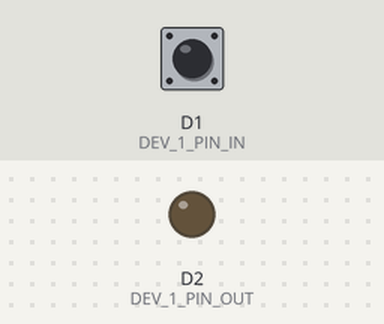
A program run on a simulated ESP8266 (NodeMCU). Parts: output pins drawn as LEDs (lit = HIGH). Inputs (shaded band) come from the test bench; at power-on: D1 (DEV_1_PIN_IN) HIGH. WiFi joins after 1.5 s; servers stay silent unless stated.

Above: at 0.1 s.
At 4.6 s:
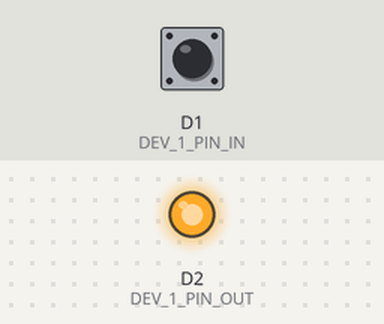
Timing chart, 0 to 6.1 s (numbered marks = the images above):
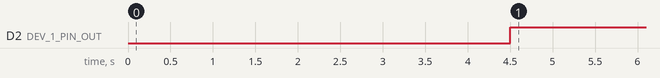

Measured:
- by itself, D2 (DEV_1_PIN_OUT): LOW → HIGH at 4.5 s

The program:

main.cpp
```cpp
#include <ESP8266WiFi.h>
#include <WiFiUdp.h>
#include "AppContext.h"
#include "Device.h"
#include "Common.h"

void setup()
{
  //Serial.begin(9600);
  //Serial.println();

  // APP CONTEXT
  AppContext* pAppContext = AppContext::getInstance();
  pAppContext->setChipId(ESP.getChipId());
  // DISCONECT WIFI
  WiFi.disconnect();

  // SETUP DEVICE
  pAppContext->setupDevice();

  pAppContext->connectWifi();

  pAppContext->initUdp();
  delay(3000);
}

void loop()
{
  AppContext* pAppContext = AppContext::getInstance();
  pAppContext->setDelayTime(200);
  // WiFiUDP* pUdp = pAppContext->getUdp();

  // update HARDWARE status
  pAppContext->checkHardWareChanged();

  pAppContext->checkUdpCommand();

  // update SOFTWARE status
  if (WiFi.status() != WL_CONNECTED)
  {
    pAppContext->connectWifi();
    // pUdp->flush();
    // delay(500);
    // return;
  }

  delay(pAppContext->getDelayTime());
}
```

AppContext.h
```cpp
#ifndef APP_CONTEXT_H
#define APP_CONTEXT_H

#include <ESP8266WiFi.h>
#include <WiFiUdp.h>

#include "Common.h"
#include "Device.h"

class AppContext
{
    char incomingPacket[255];
    static AppContext *pInstance;
    IPAddress mServerIP;
    uint16_t mServerPort;

    String mStatusMessage;

    unsigned char mNumberOfDevices;

    unsigned char mNumberOfReconnect;

private:
    AppContext();

public:
    int32_t mChipId;
    WiFiUDP mUdp;

    unsigned int mDelayTime;

    stDevice *mDeviceList[MAX_DEVICE];

public:
    static AppContext *getInstance();

    int32_t getChipId();
    void setChipId(int32_t);

    WiFiUDP *getUdp();
    void initUdp();

    unsigned int getDelayTime();
    void setDelayTime(unsigned int);

    void setupDevice();

    void checkHardWareChanged();
    void checkUdpCommand();

    void updateStatusMessage();

    void sendUDP(const char *);
    void sendUDP();

    void registerDevice(stDevice *);

    void connectWifi();
};

#endif
```

Common.h
```cpp
#ifndef COMMON_H
#define COMMON_H


// config board
#define ONE_RELAY

#ifdef ONE_RELAY

#define DEV_1_NAME '1'
#define DEV_1_PIN_IN D1
#define DEV_1_PIN_OUT D2

#define ENABLE_DEV_1

#define OUTPUT_ON HIGH
#define OUTPUT_OFF LOW
#endif

// config board
#ifdef NORMALBOARD

#define DEV_1_NAME '1'
#define DEV_1_PIN_IN D1
#define DEV_1_PIN_OUT D3

#define DEV_2_NAME '2'
#define DEV_2_PIN_IN D2
#define DEV_2_PIN_OUT D4

#define DEV_3_NAME '3'
#define DEV_3_PIN_IN D5
#define DEV_3_PIN_OUT D0

#define DEV_4_NAME '4'
#define DEV_4_PIN_IN D6
#define DEV_4_PIN_OUT D7

#define ENABLE_DEV_1
#define ENABLE_DEV_2
#define ENABLE_DEV_3
#define ENABLE_DEV_4

#define OUTPUT_ON LOW
#define OUTPUT_OFF HIGH
#endif


// config common
#define MAX_DEVICE 4
#define UDP_PORT 8888

#define ssid "Thong"
#define password "88888888"

#endif
```

Device.h
```cpp
#ifndef DEVICE_H
#define DEVICE_H

#include <ESP8266WiFi.h>
#include <WiFiUdp.h>

class stDevice
{
public:
  char dev_pinIn;
  char dev_pinOut;
  char currentPinIn;
  char dev_Name[16];
  int32_t timePinInChanged;

public:
  stDevice(char devName, char _pinIn, char _pinOut);

  void checkHardWareChanged();

  void checkUdpCommand(const char *cmd);

  char isTurnON();
  char readPinIN();

  void turnON();
  void turnOFF();

  String generateUpdCommand();
};

#endif
```

AppContext.cpp
```cpp
#include "AppContext.h"

AppContext *AppContext::pInstance = NULL;

AppContext::AppContext()
{
    mNumberOfDevices = 0;
    mNumberOfReconnect = 0;
}

AppContext *AppContext::getInstance()
{
    if (pInstance == NULL)
    {
        pInstance = new AppContext();
    }
    return pInstance;
}

void AppContext::setChipId(int32_t chipId)
{
    mChipId = chipId;
}

int32_t AppContext::getChipId()
{
    return mChipId;
}

WiFiUDP *AppContext::getUdp()
{
    return &mUdp;
}

void AppContext::initUdp()
{
    mUdp.begin(UDP_PORT);
}

unsigned int AppContext::getDelayTime()
{
    return mDelayTime;
}

void AppContext::setDelayTime(unsigned int value)
{
    mDelayTime = value;
}

void AppContext::setupDevice()
{
#if defined(ENABLE_DEV_1)
    new stDevice(DEV_1_NAME, DEV_1_PIN_IN, DEV_1_PIN_OUT);
#endif

#if defined(ENABLE_DEV_2)
    new stDevice(DEV_2_NAME, DEV_2_PIN_IN, DEV_2_PIN_OUT);
#endif

#if defined(ENABLE_DEV_3)
    new stDevice(DEV_3_NAME, DEV_3_PIN_IN, DEV_3_PIN_OUT);
#endif

#if defined(ENABLE_DEV_4)
    new stDevice(DEV_4_NAME, DEV_4_PIN_IN, DEV_4_PIN_OUT);
#endif
}

void AppContext::checkHardWareChanged()
{
    for (char i = 0; i < mNumberOfDevices; i++)
    {
        mDeviceList[i]->checkHardWareChanged();
    }
}

void AppContext::checkUdpCommand()
{
    // Handle command
    int packetSize = mUdp.parsePacket();
    if (packetSize <= 0)
        return;
    // receive incoming UDP packets
    //Serial.printf("Received %d bytes from %s, port %d\n", packetSize, mUdp.remoteIP().toString().c_str(), mUdp.remotePort());

    int len = mUdp.read(incomingPacket, sizeof(incomingPacket));
    if (len <= 0)
        return;

    incomingPacket[len] = 0;

    //Serial.printf("UDP packet contents: %s\n", incomingPacket);

    if (!strcmp(incomingPacket, "get"))
    {
        mServerIP = mUdp.remoteIP();
        mServerPort = mUdp.remotePort();
        updateStatusMessage();
        return;
    }

    for (int i = 0; i < mNumberOfDevices; i++)
    {
        mDeviceList[i]->checkUdpCommand(incomingPacket);
    }
}

void AppContext::sendUDP(const char *msg)
{
    mUdp.beginPacket(mServerIP, mServerPort);
    mUdp.write(msg);
    mUdp.endPacket();
}

void AppContext::sendUDP()
{
    sendUDP(mStatusMessage.c_str());
}

void AppContext::updateStatusMessage()
{
    mStatusMessage.clear();

    for (char i = 0; i < mNumberOfDevices; i++)
    {
        mStatusMessage += mDeviceList[i]->generateUpdCommand();
        mStatusMessage += '\n';
    }

    sendUDP(mStatusMessage.c_str());
}

void AppContext::registerDevice(stDevice *pDevice)
{
    if (mNumberOfDevices < MAX_DEVICE)
    {
        mDeviceList[mNumberOfDevices++] = pDevice;
        updateStatusMessage();
    }
}

void AppContext::connectWifi()
{
    //Serial.printf("Connecting to %s ", ssid);
    WiFi.begin(ssid, password);
    while (WiFi.status() != WL_CONNECTED)
    {
        delay(500);
        //Serial.println("reconnect...");
    }

    //Serial.println("");
    //Serial.println("WiFi connected");
    //Serial.print("IP address: ");
    //Serial.println(WiFi.localIP());
}
```

Device.cpp
```cpp
#include "Device.h"
#include "AppContext.h"
#include "Common.h"

ICACHE_RAM_ATTR void interruptFunction()
{
    // update HARDWARE status
    AppContext *pAppContext = AppContext::getInstance();
    pAppContext->checkHardWareChanged();
    //Serial.println("INTERRUPT");
}

stDevice::stDevice(char devName, char _pinIn, char _pinOut)
{
    dev_pinIn = _pinIn;
    dev_pinOut = _pinOut;
    timePinInChanged = millis();

    currentPinIn = readPinIN();

    memset(dev_Name, 0, sizeof(dev_Name));
    int32_t chipId = AppContext::getInstance()->getChipId();
    sprintf(dev_Name, "%d_%c", chipId, devName);

    pinMode(dev_pinOut, OUTPUT);
    pinMode(dev_pinIn, INPUT_PULLUP);

    turnOFF();

    AppContext::getInstance()->registerDevice(this);

    attachInterrupt(digitalPinToInterrupt(_pinIn), interruptFunction, CHANGE);
}

void stDevice::checkHardWareChanged()
{
    int32_t now = millis();

    if (currentPinIn == readPinIN())
    {
        timePinInChanged = now;
    }
    else if (now - timePinInChanged > 200)
    {
        currentPinIn = readPinIN();
        isTurnON() ? turnOFF() : turnON();
    }
}

void stDevice::checkUdpCommand(const char *cmd)
{
    char parseCmd_Dev_Name[16];
    char parseCmd_OnOff[8];

    memset(parseCmd_Dev_Name, 0, sizeof(parseCmd_Dev_Name));
    memset(parseCmd_OnOff, 0, sizeof(parseCmd_OnOff));

    sscanf(cmd, "%s %s", parseCmd_Dev_Name, parseCmd_OnOff);

    if (strcmp(parseCmd_Dev_Name, dev_Name))
    {
        return;
    }

    parseCmd_OnOff[0] == '1' ? turnON() : turnOFF();
}

String stDevice::generateUpdCommand()
{
    String ret;

    ret += "upd ";
    ret += dev_Name;
    ret += ' ';
    ret += isTurnON() ? '1' : '0';

    return ret;
}

void stDevice::turnON()
{
    digitalWrite(dev_pinOut, OUTPUT_ON);
    AppContext::getInstance()->updateStatusMessage();
}

void stDevice::turnOFF()
{
    digitalWrite(dev_pinOut, OUTPUT_OFF);
    AppContext::getInstance()->updateStatusMessage();
}

char stDevice::isTurnON()
{
    return digitalRead(dev_pinOut) == OUTPUT_ON ? 1 : 0;
}

char stDevice::readPinIN() {
    return digitalRead(dev_pinIn);
}
```
